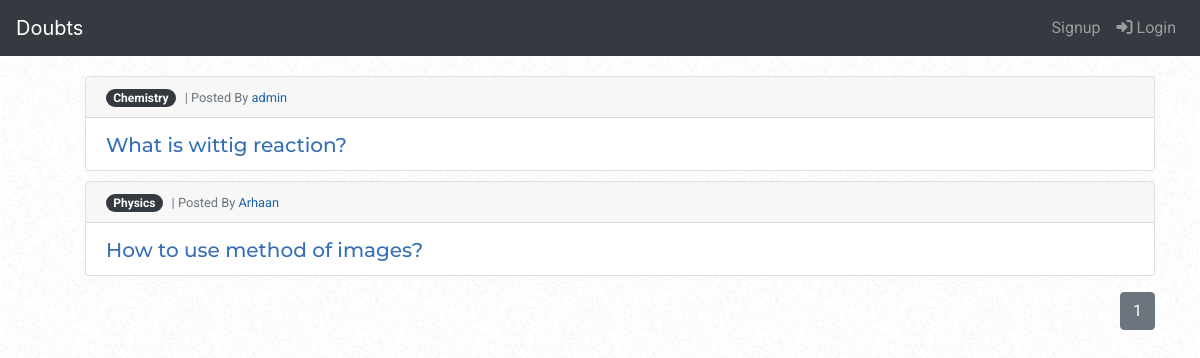
The page / on the database its author committed.
### doubts/models.py (models this page shows, shortened)
class Question(models.Model):
    SUBJECT_CHOICES = [
        ('M', 'Mathematics'),
        ('P', 'Physics'),
        ('C', 'Chemistry'),
    ]
    asker= models.ForeignKey(get_user_model(), on_delete=models.SET(get_sentinel_user))
    title = models.CharField(max_length=100)
    text = models.TextField()
    subject=models.CharField(max_length=1, choices=SUBJECT_CHOICES, default='C')
    hardness_points= models.IntegerField(default = 0)
    date_asked=models.DateTimeField('Date Asked', auto_now_add=True)
    no_of_answers = models.IntegerField(default=0)
    upvotes_total = models.ManyToManyField(User, related_name="upvotes" ,)
    downvotes_total = models.ManyToManyField(User, related_name="downvotes" ,)
    def __str__(self):
        return self.title

### doubts/views.py (the view)
# urls.py: path('', IndexView.as_view(), name = 'index'),
class IndexView(generic.ListView):
    model = Question
    template_name = "doubts/index.html"
    context_object_name = "latest_question_list"
    ordering = ['-date_asked']
    paginate_by = 10

### doubts/templates/doubts/index.html (shortened to what this page needs)
{% extends "doubts/base.html" %}
{% block content %}
{% load static %}
<link rel="stylesheet" type="text/css" href="{% static 'doubts/style.css' %}">
{% if latest_question_list %}
    <ul>
    {% for question in latest_question_list %}
    <div class="card poll-card" style="margin-bottom: 10px;">
        <div class="card-header" style="padding-bottom: 8px;padding-top: 8px;">
            <div class="article-metadata">
                <span class="badge badge-pill badge-dark">{{question.get_subject_display}}</span> <small class="mr-2 text-muted" style="
                margin-left: 5px;
            ">| Posted By <a href="{%url 'doubts:user-index' question.asker.id %}" class="profile-link">{{ question.asker }}</a></small>
          </div>
        </div>
        <div class="card-body" style="padding-bottom: 5px;padding-top: 15px;">
            <h5><a class="question-link" href="{%url 'doubts:details' question.id%}">{{ question }}</a></h5>
        </div>
    </div>
    {% endfor %}
    </ul>
    <div class="btn-group float-right" role="group" aria-label="Basic example">
        {%for num in page_obj.paginator.page_range%}
            {%if num == page_obj.number%}
                <button type="button" class="btn btn-secondary">{{ num }}</button>
            {%elif num > page_obj.number|add:'-3' and num < page_obj.number|add:'3'%}
                <a class="btn btn-light" href="?page={{num}}">{{ num }}</a>
            {%endif%}
        {%endfor%}
      </div>
{% else %}
    <h3 class='text-center'>No questions. Much Wow.</h3>
{% endif %}
{% endblock content%}

### doubts/static/doubts/style.css (style rules this page uses)
h1, h2, h3, h4, h5, h6 { font-family: 'Montserrat', sans-serif; }
p, div { font-family: 'Roboto', sans-serif; font-size: medium; }
a.question-link { color: #366FB3; text-decoration: none; }
.article-metadata { color: #999; }
a.profile-link { color: rgb(31, 99, 168); text-decoration: none; }
body { background: url(background.png) repeat 0 0; }

### rows shown on the page
Question: subject "Chemistry", asker "admin", title "What is wittig reaction?"
Question: subject "Physics", asker "Arhaan", title "How to use method of images?"

### other values the page prints
{{ num }} "1"
